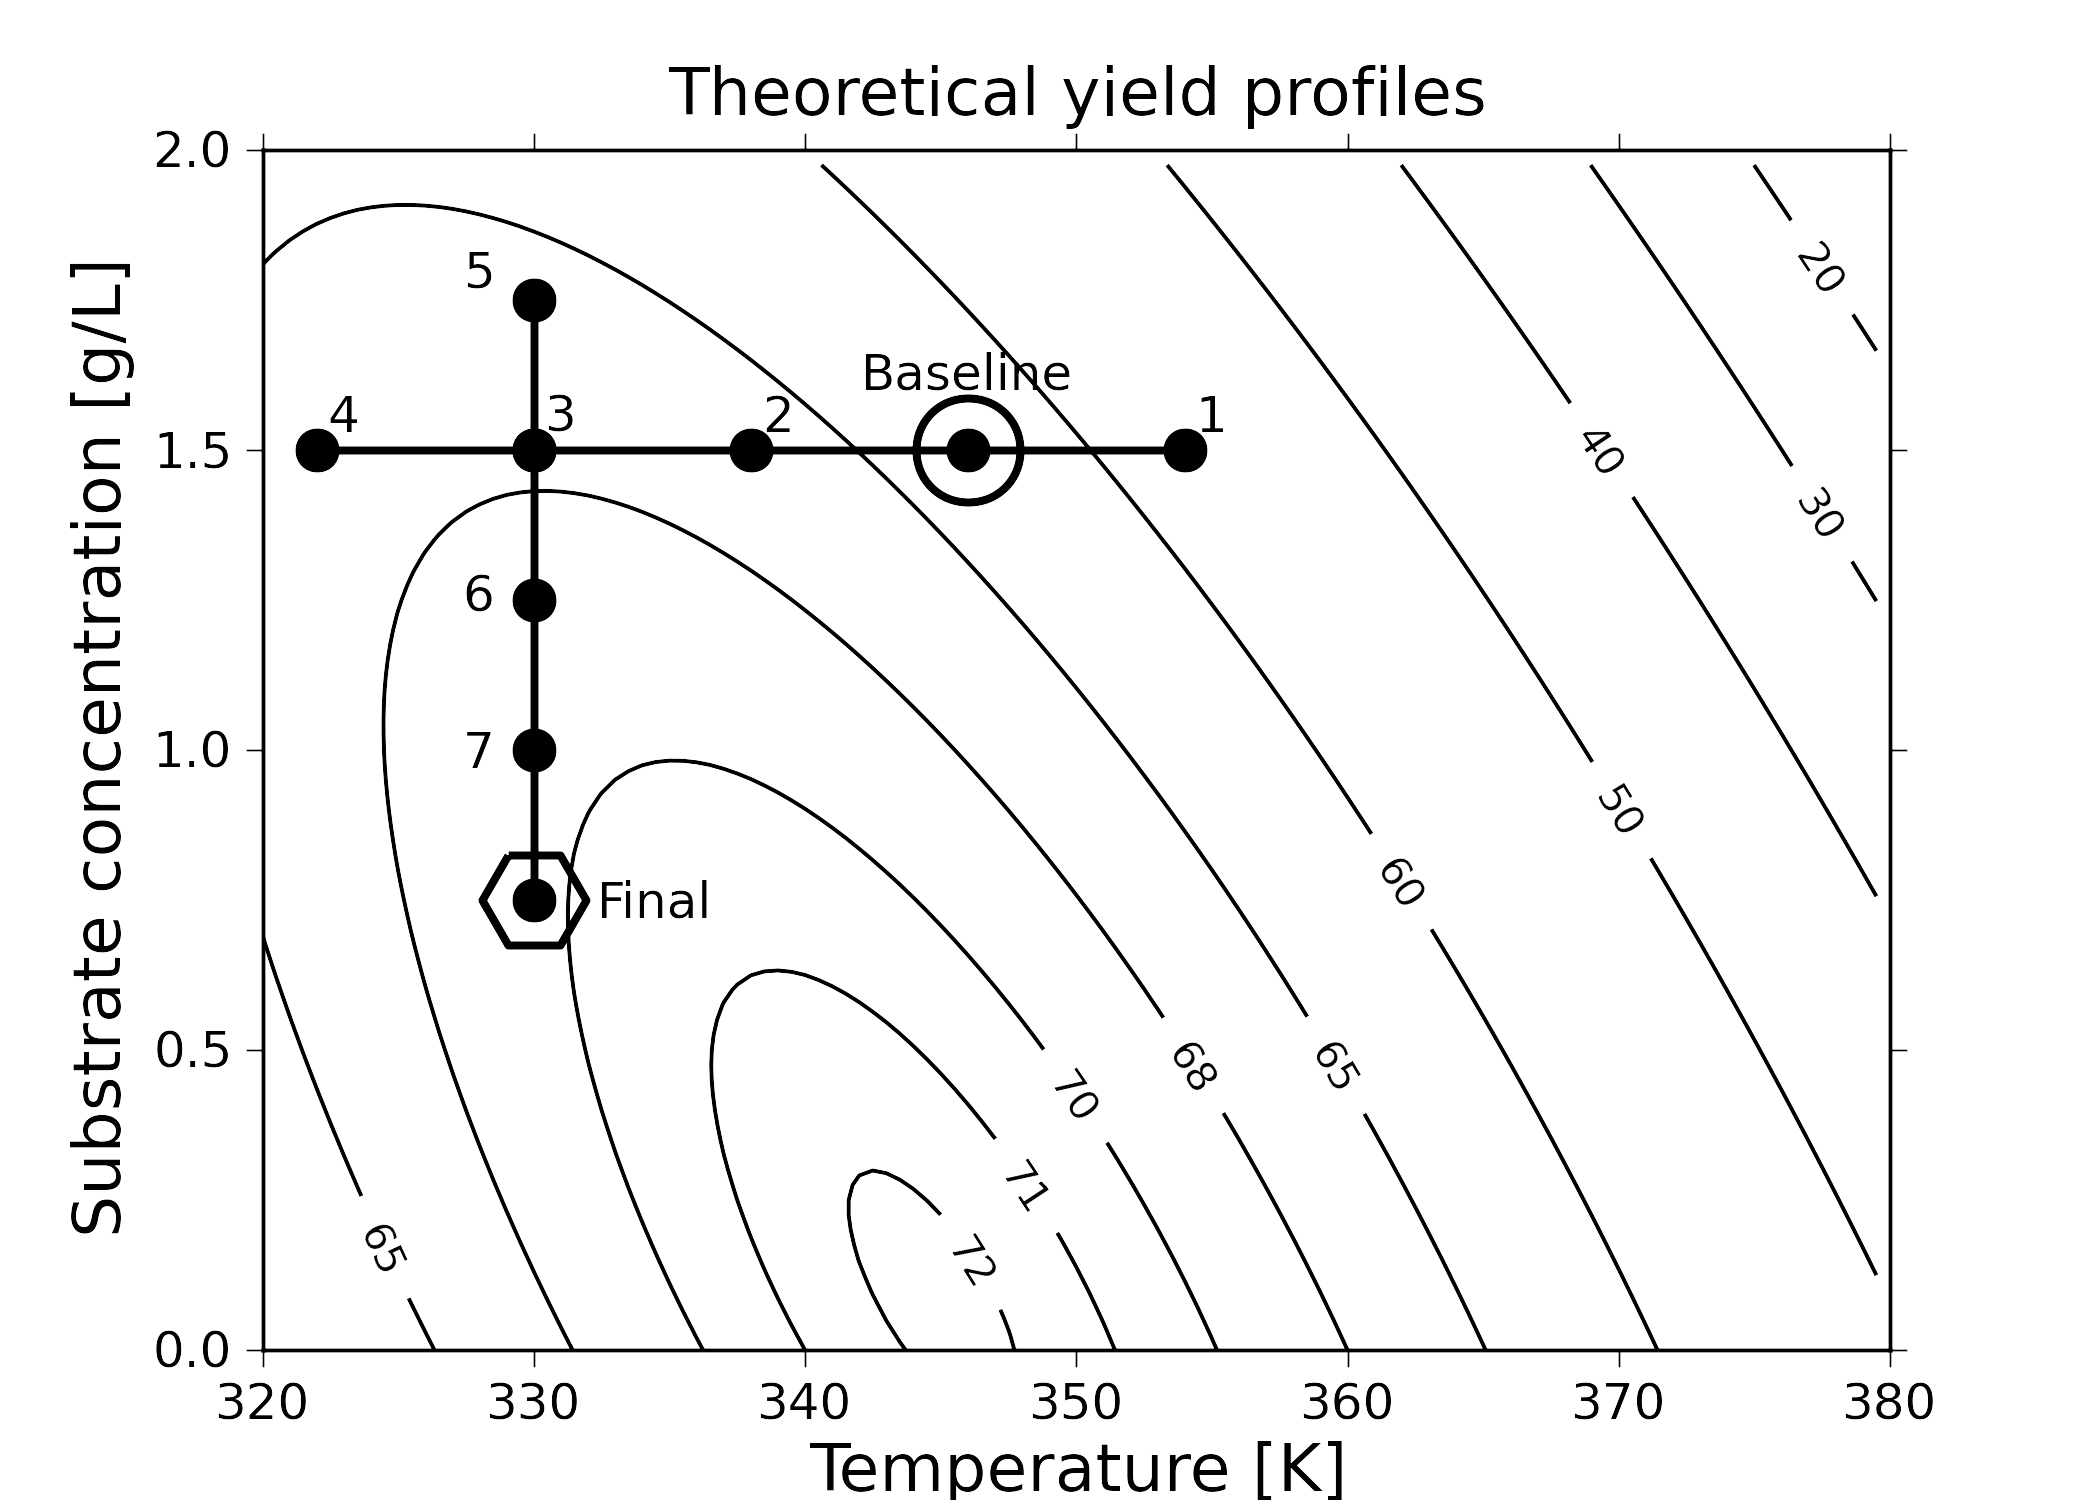

The script that saved this image:
#!/usr/bin/env python
"""
Illustrate simple contour plotting, contours on an image with
a colorbar for the contours, and labelled contours.

See also contour_image.py.
"""
import matplotlib
import numpy as np
import matplotlib.cm as cm
import matplotlib.mlab as mlab
import matplotlib.pyplot as plt


# fig = Figure(figsize=(2,1))
# rect = [0.1, 0.10, 0.80, 0.80]  # Left, bottom, width, height
# ax = fig.add_axes(rect, frameon=False)

matplotlib.rcParams['xtick.direction'] = 'out'
matplotlib.rcParams['ytick.direction'] = 'out'

delta = 0.025
Xoff = 320     # offset for X
Xscale = 20.0    # scale factor for X


x= 354
y= np.array([1.25, 1.75])
z = +18*((x-Xoff)/Xscale) + 10*y - 7*(x-Xoff)/Xscale*(x-Xoff)/Xscale - 4*y*y - 7.5*((x-Xoff)/Xscale)*y + 60
print z

x = np.arange(0, 3.0, delta)*Xscale + Xoff
y = np.arange(0, 2.0, delta)
X, Y = np.meshgrid(x, y)

Z = +18*((X-Xoff)/Xscale) + 10*Y - 7*(X-Xoff)/Xscale*(X-Xoff)/Xscale - 4*Y*Y - 7.5*((X-Xoff)/Xscale)*Y + 60




# Create a simple contour plot with labels using default colors.  The
# inline argument to clabel will control whether the labels are draw
# over the line segments of the contour, removing the lines beneath
# the label
fig=plt.figure(figsize=(7,5))
levels = np.array([10, 20, 30, 40, 50, 60, 65, 68, 70, 71, 71.5, 74, 76, 77])

CS = plt.contour(X, Y, Z, levels, colors='k')
plt.clabel(CS, inline=1, fontsize=10, fmt='%1.0f' )
plt.title('Theoretical yield profiles', fontsize=16)
plt.xlabel('Temperature [K]', fontsize=16)
plt.ylabel('Substrate concentration [g/L]', fontsize=16)

from matplotlib.backends.backend_agg import FigureCanvasAgg
canvas=FigureCanvasAgg(fig)
fig.savefig('COST-contours-no-markers.png', dpi=300, facecolor='w', edgecolor='w', orientation='portrait', papertype=None, format=None, transparent=True)

yvert = [0.75, 1.0, 1.25, 1.5, 1.75]
xvert = [330]*len(yvert)

xhoriz = [322, 330, 338, 346, 354]
yhoriz = [1.5]*len(xhoriz)

plt.plot(xvert, yvert, 'k.-', linewidth=2, ms=20)
plt.plot(xhoriz, yhoriz, 'k.-', linewidth=2, ms=20)
plt.plot(346, 1.5, 'ko', ms=25, markerfacecolor='none', markeredgewidth=2)
plt.plot(330, 0.75, 'kH', ms=25, markerfacecolor='none', markeredgewidth=2)


plt.text(346, 1.60, "Baseline", horizontalalignment='center')
plt.text(355, 1.53, "1", horizontalalignment='center')
plt.text(339, 1.53, "2", horizontalalignment='center')
plt.text(323, 1.53, "4", horizontalalignment='center')

plt.text(328, 1.77, "5", horizontalalignment='center')
plt.text(331, 1.53, "3", horizontalalignment='center')
plt.text(328, 1.23, "6", horizontalalignment='center')
plt.text(328, 0.97, "7", horizontalalignment='center')
plt.text(332.5, 0.72, "Final", horizontalalignment='left')

from matplotlib.backends.backend_agg import FigureCanvasAgg
canvas=FigureCanvasAgg(fig)
fig.savefig('COST-contours.png', dpi=300, facecolor='w', edgecolor='w', orientation='portrait', papertype=None, format=None, transparent=True)